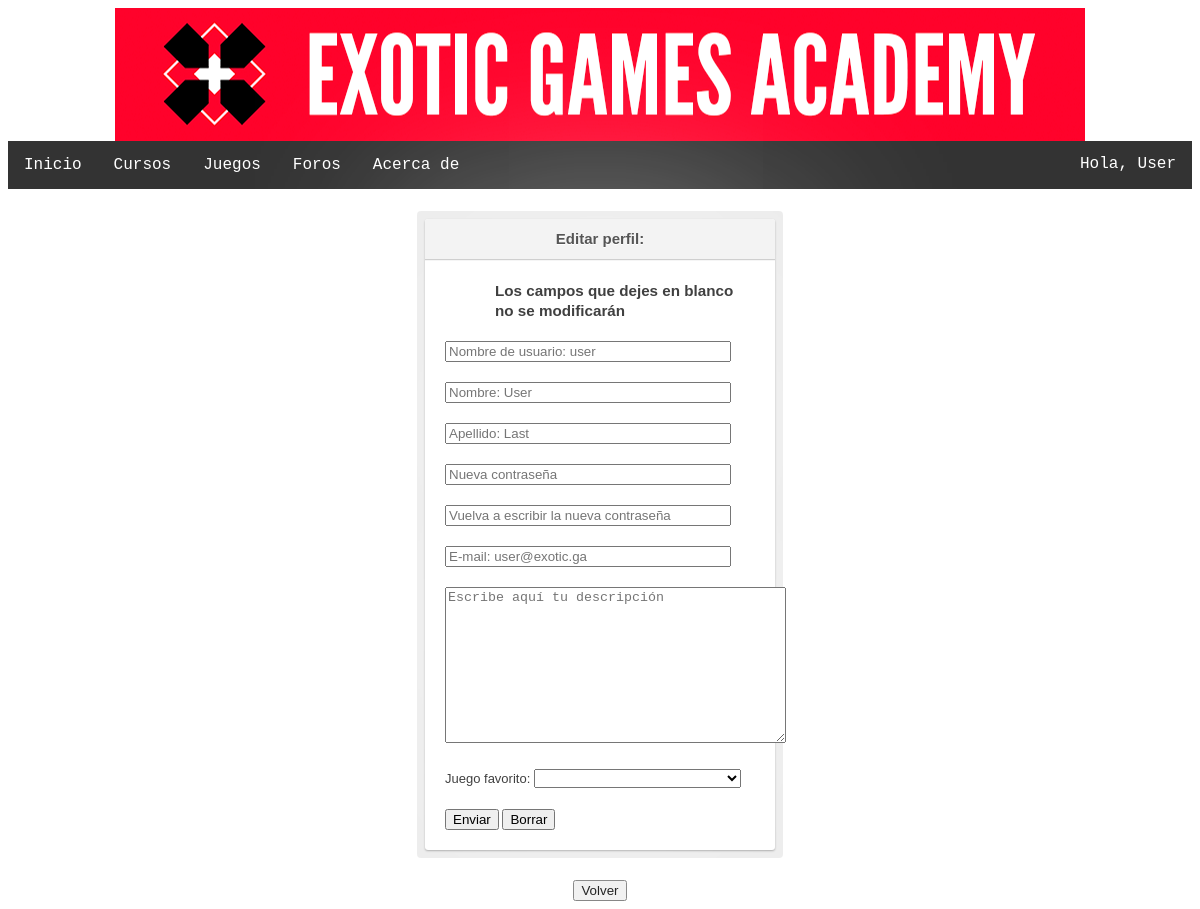
The page /profileEdit.php (signed in) on the database its author committed.
### tables this page shows
CREATE TABLE IF NOT EXISTS `users` (
  `userID` int(4) UNSIGNED NOT NULL AUTO_INCREMENT,
  `username` varchar(15) NOT NULL,
  `given_name` varchar(15) NOT NULL,
  `last_name` varchar(30) NOT NULL,
  `date_of_birth` date NOT NULL,
  `date_of_registration` timestamp NOT NULL DEFAULT current_timestamp(),
  `description` mediumtext NOT NULL,
  `favorite_game` varchar(30) DEFAULT NULL COMMENT 'related to "games" table',
  `gender` int(1) UNSIGNED NOT NULL COMMENT '0 if male, 1 if female, 2 if non-binary',
  `points` int(3) UNSIGNED NOT NULL DEFAULT 0,
  `e-mail` varchar(30) NOT NULL,
  `password` varchar(70) NOT NULL,
  `role` binary(1) NOT NULL DEFAULT '\0',
  PRIMARY KEY (`userID`),
  KEY `user_fk_game` (`favorite_game`)
);

### includes/Usuario.php (called while the page is built, shortened)
<?php
class Usuario
{
    public static function buscaUsuario($username)
    {
        $app = Aplicacion::getSingleton();
        $conn = $app->conexionBd();
        $query = sprintf("SELECT * FROM users WHERE username='%s'", $conn->real_escape_string($username));
        $rs = $conn->query($query);
        if ($rs && $rs->num_rows == 1) {
            $fila = $rs->fetch_assoc();
            $user = new Usuario($fila['userID'], $fila['username'], $fila['password'], $fila['given_name'], $fila['last_name'], $fila['date_of_birth'], $fila['date_of_registration'],$fila['favorite_game'], $fila['e-mail'], $fila['description']);
            $user->obtenerCompras();
            return $user;
        }
        return false;
    }
    private $id;
    private $username;
    private $given;
    private $last;
    private $email;
    private $description;
    public function __construct($id, $username, $password, $given, $last, $dob, $dor, $favg, $email, $description)
    {
        $this->id = $id;
        $this->username = $username;
        $this->given = $given;
        $this->last = $last;
        $this->email = $email;
        $this->description = $description;
    }
    public function username()
    {
        return $this->username;
    }
    public function given(){
        return $this->given;
    }
    public function description(){
        return $this->description;
    }
    public function last()
    {
        return $this->last;
    }
    public function email()
    {
        return $this->email;
    }
    public function obtenerCompras(){
        $this->cursos = [];
        $app = Aplicacion::getSingleton();
        $conn = $app->conexionBd();
        $query = sprintf("SELECT `courseID` FROM `purchases` WHERE `userID` = '%s'", $conn->real_escape_string($this->id));
        $rs = $conn->query($query);
        while ($registro = $rs->fetch_assoc()) {
            $id = $registro['courseID'];
            array_push($this->cursos, Curso::buscarCursoPorID($id));
        }
    }
}

### includes/Curso.php (called while the page is built, shortened)
<?php
class Curso
{
    public static function buscarCursoPorID($courseID): Curso
    {
        $app = Aplicacion::getSingleton();
        $conn = $app->conexionBd();
        $query = sprintf("SELECT * FROM `courses` WHERE `courseID`='%d'", $conn->real_escape_string($courseID));
        $curso = null;
        $rs = $conn->query($query);
        if ($rs && $rs->num_rows == 1) {
            $registro = $rs->fetch_assoc();
            $curso = new Curso($registro['courseID'], $registro['game'], $registro['price'], $registro['courseName'], $registro['level'], $registro['duration'], $registro['description'], $registro['numItems']);
        }
        return $curso;
    }
}

### includes/Juego.php (called while the page is built, shortened)
<?php
require_once __DIR__.'/funcionesJuegos.php';
class Juego
{
    private $name;
    private $courses;
    public function __construct($name, $description, $category)
    {
        $this->name = $name;
        $this->courses = [];
        $this->getCoursesFromDB();
    }
    public function getName()
    {
        return $this->name;
    }
    public function getCoursesFromDB()
    {
        $app = Aplicacion::getSingleton();
        $conn = $app->conexionBd();
        $query = sprintf("SELECT * FROM `courses` WHERE `game`='%s'", $conn->real_escape_string($this->name));
        $rs = $conn->query($query);
        while ($registro = $rs->fetch_assoc()) {
            $curso = new Curso($registro['courseID'], $registro['game'], $registro['price'], $registro['courseName'], $registro['level'], $registro['duration'], $registro['description'], $registro['numItems']);
            array_push($this->courses, $curso);
        }
    }
    public static function obtenerTodosLosJuegos(){
        $array = [];
        $app = Aplicacion::getSingleton();
        $conn = $app->conexionBd();
        $query = "SELECT * FROM `games`";
        $rs = $conn->query($query);
        while ($registro = $rs->fetch_assoc()) {
            $juego = new Juego($registro['name'], $registro['description'], $registro['category']);
            array_push($array, $juego);
        }
        return $array;
    }
}

### includes/FormularioPerfil.php (the view, shortened to what this page needs)
<?php
class FormularioPerfil extends Form
{
        protected function generaCamposFormulario($datos, $errores = array())
        {
            $htmlErroresGlobales = self::generaListaErroresGlobales($errores);
            $errorNombreUsuario = self::createMensajeError($errores, 'Username', 'span', array('class' => 'error'));
            $errorNombre = self::createMensajeError($errores, 'Given', 'span', array('class' => 'error'));
            $errorPassword = self::createMensajeError($errores, 'Password', 'span', array('class' => 'error'));
            $errorPassword2 = self::createMensajeError($errores, 'Password2', 'span', array('class' => 'error'));
            $errorApellido = self::createMensajeError($errores, 'Last', 'span', array('class' => 'error'));
            $errorEmail = self::createMensajeError($errores, 'E-mail', 'span', array('class' => 'error'));
            $perfil = \es\fdi\ucm\aw\Usuario::buscaUsuario($_SESSION["username"]);
            $nombreUsuario = "Nombre de usuario: ";
            $nombreUsuario .= $perfil->username();
            $nombre = "Nombre: ";
            $nombre .= $perfil->given();
            $apellido = "Apellido: ";
            $apellido .= $perfil->last();
            $email = "E-mail: ";
            $email .= $perfil->email();
            $descripcion = $perfil->description();
            if($descripcion==""){
                $descripcion="Escribe aquí tu descripción";
            }
            $juegos = \es\fdi\ucm\aw\Juego::obtenerTodosLosJuegos();
            $juegosForm = obtenerJuegosParaFormulario($juegos);
            $html = <<<EOF
                $htmlErroresGlobales
                <p>
                <input type="text" name="Username" placeholder="$nombreUsuario"> $errorNombreUsuario
                </p>
                <p>
                <input type="text" name="Given" placeholder="$nombre"> $errorNombre
                </p>
                <p>
                <input type="text" name="Last" placeholder="$apellido"> $errorApellido
                </p>
                <p>
                <input type="password" name="Password" placeholder="Nueva contraseña"> $errorPassword
                </p>
                <p>
                <input type="password" name="Password2" placeholder="Vuelva a escribir la nueva contraseña"> $errorPassword2
                </p>
                <p>
                <input type="text" name="E-mail" placeholder="$email"> $errorEmail
                </p>
                <p>
                <textarea name="Description" rows="10" cols="40" placeholder="$descripcion"></textarea>
                </p>
                <p>
                <label>Juego favorito:</label>
                <select name="Favg">
                    $juegosForm;
                </select>
                </p>
                <p>
                <input type="submit" name="enviar" value= "Enviar" />
                <input type="reset" name="borrar" value="Borrar" />
                </p>
            EOF;
            return $html;
        }
}

### css/estilos.css (style rules this page uses)
p { margin-left: 50px; font-family: Helvetica, Arial, sans-serif; }
body { font: 13px/20px "Lucida Grande", Tahoma, Verdana, sans-serif; color: #404040; }
.login p { margin: 20px 0 0; }
.login input[type=text], .login input[type=password] { width: 278px; }

### rows shown on the page
users: Username "Nombre de usuario: user", Given "Nombre: User", Last "Apellido: Last", E-mail "E-mail: user@exotic.ga", Description "Escribe aquí tu descripción"

### other values the page prints
$_SESSION["given"] "User"
